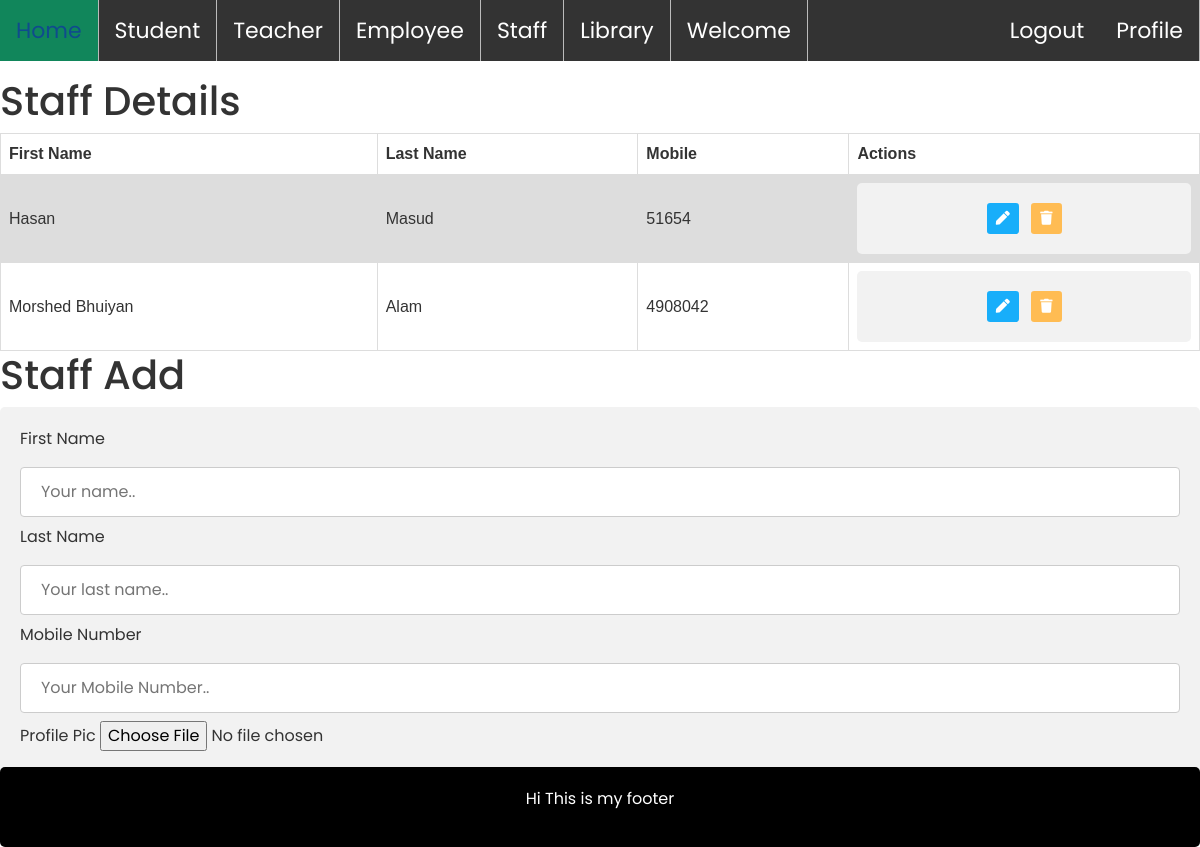
/staffPage/ (signed in), run on the app's committed database.
### myApp/models.py (models this page shows, shortened)
class Staff_Model(models.Model):
    FirstName=models.CharField(max_length=100)
    LastName=models.CharField(max_length=100)
    Mobile=models.CharField(max_length=100)
    profile_pic=models.ImageField(upload_to="media/profile_pic",null=True)

### myProject/views.py (the view)
# urls.py: path('staffPage/',views.staffPage,name="staffPage"),
@login_required
def staffPage(request):
    staff=Staff_Model.objects.all()
    context={
        'staff':staff
    }
    return render(request,"staff.html",context)

### Template/staff.html (shortened to what this page needs)
{% extends 'home.html' %}
{% block content %}
<h1>Staff Details</h1>
<table>
  <tr>
    <th>First Name</th>
    <th>Last Name</th>
    <th>Mobile</th>
    <th>Actions</th>
  </tr>
  {% for i in staff %}
  <tr>
    <td>{{i.FirstName}}</td>
    <td>{{i.LastName}}</td>
    <td>{{i.Mobile}}</td>
    <td class="text-center">
      <div class="actions">
         <a href=" {% url 'editStaff' i.id %} " class="btn btn-sm bg-success-light mr-2">
         <i class="fas fa-pen"></i>
         </a>
         <a href="#" class="btn btn-sm bg-danger-light">
         <i class="fas fa-trash"></i>
         </a>
      </div>
   </td>
  </tr>
  {% endfor %}
</table>
<h1>Staff Add</Details></h1>
<div>
    <form  action=" {% url 'addStaff' %} "  method="post" enctype="multipart/form-data">
      <label for="fname">First Name</label>
      <input type="text"  name="firstname" placeholder="Your name.." required>
      <label >Last Name</label>
      <input type="text"  name="lastname" placeholder="Your last name.." required>
      <label >Mobile Number</label>
      <input type="text"  name="mobile" placeholder="Your Mobile Number.." required>
      <label >Profile Pic</label>
      <input type="file"  name="profilepic" placeholder="Your last name.." required>
    </form>
  </div>
{% endblock  %}

### static/assets/css/style.css (style rules this page uses)
html { height: 100%; }
body { background-color: #fff; color: #333; font-family: 'Poppins', sans-serif; font-size: 1rem; height: 100%; line-height: 1.5; overflow-x: hidden; }
h1, h2, h3, h4, h5, h6 { font-family: 'Poppins', sans-serif; margin-top: 0; }
a { color: #009ce7; }
input, button, a { transition: all 0.4s ease; -moz-transition: all 0.4s ease; -o-transition: all 0.4s ease; -ms-transition: all 0.4s ease; -webkit-transition: all 0.4s ease; }
input, input:focus, button, button:focus { outline: none; }
input[type="file"] { height: auto; min-height: calc(1.5em + .75rem + 2px); }
input[type=text], input[type=password] { -webkit-appearance: none; -moz-appearance: none; appearance: none; }
.bg-danger-light { background-color:#FFBC53 !important; color:#fff !important; }
.bg-success-light { background-color: #18aefa; color: #fff; }

### Template/home.html (style rules this page uses)
body { background-color: #92a8d1; }
a { text-decoration: none; font-size: 22px; color: black; }
input[type=text], select { width: 100%; padding: 12px 20px; margin: 8px 0; display: inline-block; border: 1px solid #ccc; border-radius: 4px; box-sizing: border-box; }
div { border-radius: 5px; background-color: #f2f2f2; padding: 20px; }
table { font-family: arial, sans-serif; border-collapse: collapse; width: 100%; }
td, th { border: 1px solid #dddddd; text-align: left; padding: 8px; }
tr:nth-child(even) { background-color: #dddddd; }

### data on the page
Staff_Model: FirstName "Hasan", LastName "Masud", Mobile "51654"
Staff_Model: FirstName "Morshed Bhuiyan", LastName "Alam", Mobile "4908042"
